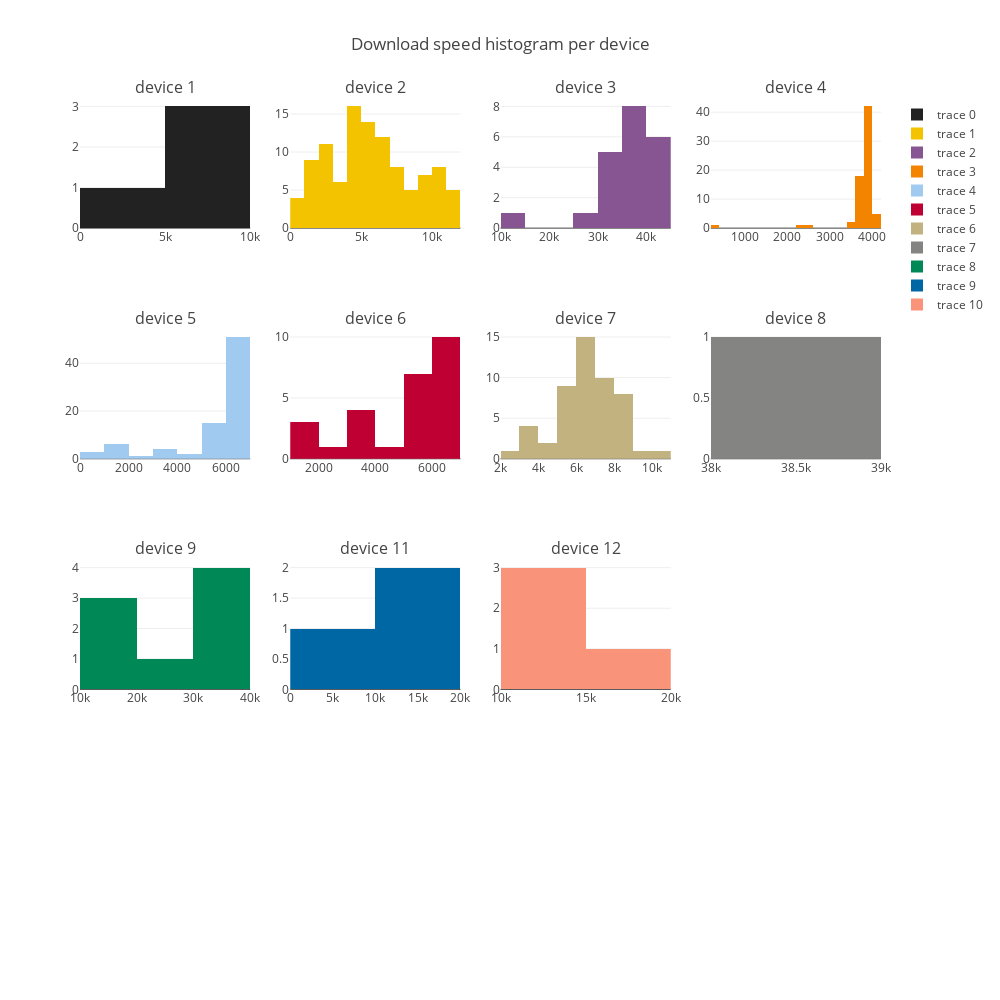

Write notebook code for a chart like this one.
### Markdown cell above
#### Visual tests

### Code cell
num_cols=4
num_rows=4
i=1
j=1
subplot_t = []
for device in device_numbers_d:
    subplot_t.append("device "+str(device))
fig = tools.make_subplots(rows=num_rows, cols=num_cols,subplot_titles=tuple(subplot_t))
for device in device_numbers_d:
    subset=download_df[download_df["SK_PI"]==device]
    trace=go.Histogram(x=subset['DOWNLOAD'],marker=dict(color=colors[device]))
    fig.append_trace(trace, i, j)
    j=j+1
    if j>num_cols:
        j=1
        i=i+1
fig['layout'].update(height=1000, width=1000, title='Download speed histogram per device')
iplot(fig)
#data = [go.Histogram(x=test_data)]
#layout = go.Layout(
#        title='Device '+str(device_number)+ ' download speed',
#        xaxis=dict(title='Download speed (Mbps)')
#    )
#
#fig = go.Figure(data=data, layout=layout)
#iplot(fig)

### Figure 1 — Plotly figure (JSON) as saved in the notebook; plotly's stock layout.template omitted (floating-point values rounded to 4 significant figures)
{"data": [{"marker": {"color": "#222222"}, "type": "histogram", "x": [3226.0, 6124.0, 6226.0, 9667.0], "xaxis": "x1", "yaxis": "y1"}, {"marker": {"color": "#F3C300"}, "type": "histogram", "x": [7731.0, 4721.0, 4506.0, 9984, 4936.0, 4936.0, 2038.0, 9124.0, 11160.0, 4833.0, 7731.0, 11370.0, 10850.0, 1290.0, 10199, 2683.0, 6656, 10199, 6769.0, 9882.0, 8264.0, 6339.0, 5908.0, 10650.0, 11880.0, 7086.0, 5366.0, 3656.0, 5796.0, 9339.0, 5478.0, 5478.0, 2898.0, 10650.0, 10199, 4721.0, 1823.0, 6656, 3543.0, 5478.0, 1608.0, 2253.0, 4291.0, 4618.0, 4403.0, 5151.0, 4403.0, 1075.0, 7086.0, 4188.0, 2038.0, 629, 1393.0, 2796.0, 5048.0, 7086.0, 3860.0, 4188.0, 7731.0, 7619.0, 210, 9021.0, 6769.0, 4291.0, 4506.0, 2038.0, 1608.0, 6011.0, 3860.0, 2365.0, 2365.0, 839, 1290.0, 4188.0, 6769.0, 6124.0, 3441.0, 1720.0, 3543.0, 2253.0, 5796.0, 2796.0, 1393.0, 315, 4936.0, 5908.0, 5796.0, 6011.0, 5478.0, 6656, 5478.0, 8479.0, 10199, 10100.0, 6984.0, 8909.0, 8161.0, 9667.0, 9667.0, 7516.0, 5796.0, 8049.0, 11160.0, 11880.0, 6769.0], "xaxis": "x2", "yaxis": "y2"}, {"marker": {"color": "#875692"}, "type": "histogram", "x": [31030.0, 35530.0, 34510.0, 30620.0, 14540.0, 35230.0, 35640.0, 35120.0, 34816, 35530.0, 35640.0, 35430.0, 31744, 41060.0, 41680.0, 42090.0, 42090.0, 41984, 41160.0, 39220.0, 27340.0], "xaxis": "x3", "yaxis": "y3"}, {"marker": {"color": "#F38400"}, "type": "histogram", "x": [3758.0, 3758.0, 3758.0, 3973.0, 3441.0, 3860.0, 4076.0, 3860.0, 3543.0, 4076.0, 4076.0, 3860.0, 3860.0, 3860.0, 3860.0, 4076.0, 3758.0, 2580.0, 3758.0, 3973.0, 3860.0, 3973.0, 3758.0, 3860.0, 315, 3860.0, 3860.0, 3860.0, 3656.0, 3973.0, 3860.0, 3973.0, 3973.0, 3860.0, 3860.0, 3973.0, 3860.0, 3656.0, 3860.0, 3656.0, 3758.0, 3860.0, 2365.0, 3656.0, 3973.0, 3973.0, 4076.0, 3860.0, 3656.0, 3758.0, 3860.0, 3860.0, 3656.0, 3973.0, 3860.0, 3973.0, 3860.0, 3860.0, 3860.0, 3758.0, 3758.0, 3860.0, 3860.0, 3973.0, 3860.0, 3860.0, 3860.0, 3656.0, 3860.0, 3758.0], "xaxis": "x4", "yaxis": "y4"}, {"marker": {"color": "#A1CAF1"}, "type": "histogram", "x": [5366.0, 5908.0, 5263.0, 6769.0, 5796.0, 6769.0, 5151.0, 6871.0, 6554.0, 6871.0, 6871.0, 6769.0, 6871.0, 6339.0, 3758.0, 6871.0, 5796.0, 5366.0, 5796.0, 6441.0, 6554.0, 5478.0, 6769.0, 6441.0, 5263.0, 6011.0, 6769.0, 6769.0, 6769.0, 6871.0, 6656, 3656.0, 6769.0, 6769.0, 6769.0, 6339.0, 6226.0, 5366.0, 5478.0, 6011.0, 6656, 6339.0, 6769.0, 6769.0, 1823.0, 6124.0, 6769.0, 6339.0, 6124.0, 6011.0, 6769.0, 6441.0, 3758.0, 6226.0, 4291.0, 6656, 6656, 6554.0, 6769.0, 5366.0, 1608.0, 6769.0, 6656, 944, 1823.0, 4403.0, 1393.0, 1393.0, 839, 5693.0, 6769.0, 6656, 1608.0, 5908.0, 6769.0, 6339.0, 6769.0, 210, 3758.0, 6441.0, 2796.0, 6769.0], "xaxis": "x5", "yaxis": "y5"}, {"marker": {"color": "#BE0032"}, "type": "histogram", "x": [3860.0, 6656, 6011.0, 5796.0, 6441.0, 6543.0, 3441.0, 3226.0, 6656, 6011.0, 5796.0, 5693.0, 3758.0, 1823.0, 6656, 6554.0, 4188.0, 2796.0, 5581.0, 1720.0, 5693.0, 6011.0, 5796.0, 6011.0, 1823.0, 5581.0], "xaxis": "x6", "yaxis": "y6"}, {"marker": {"color": "#C2B280"}, "type": "histogram", "x": [7516.0, 8264.0, 9124.0, 6871.0, 7516.0, 8376.0, 4936.0, 8376.0, 5693.0, 3328, 3011.0, 5478.0, 7414.0, 6871.0, 6871.0, 8161.0, 5151.0, 6984.0, 7946.0, 8049.0, 7516.0, 7301.0, 6011.0, 5796.0, 7199.0, 10340.0, 8264.0, 6871.0, 8161.0, 6554.0, 5581.0, 5263.0, 6769.0, 6769.0, 2580.0, 3656.0, 6441.0, 7199.0, 6984.0, 6554.0, 5693.0, 6871.0, 7731.0, 6656, 4833.0, 3441.0, 7516.0, 5796.0, 8591.0, 5263.0, 6656], "xaxis": "x7", "yaxis": "y7"}, {"marker": {"color": "#848482"}, "type": "histogram", "x": [38810.0, 38400], "xaxis": "x8", "yaxis": "y8"}, {"marker": {"color": "#008856"}, "type": "histogram", "x": [30208, 19456, 30620.0, 30310.0, 31744, 29290.0, 18020.0, 14640.0], "xaxis": "x9", "yaxis": "y9"}, {"marker": {"color": "#0067A5"}, "type": "histogram", "x": [12288, 10752, 2253.0], "xaxis": "x10", "yaxis": "y10"}, {"marker": {"color": "#F99379"}, "type": "histogram", "x": [15260.0, 14848, 14230.0, 10650.0], "xaxis": "x11", "yaxis": "y11"}], "layout": {"annotations": [{"font": {"size": 16}, "showarrow": false, "text": "device 1", "x": 0.1062, "xanchor": "center", "xref": "paper", "y": 1, "yanchor": "bottom", "yref": "paper"}, {"font": {"size": 16}, "showarrow": false, "text": "device 2", "x": 0.3688, "xanchor": "center", "xref": "paper", "y": 1, "yanchor": "bottom", "yref": "paper"}, {"font": {"size": 16}, "showarrow": false, "text": "device 3", "x": 0.6313, "xanchor": "center", "xref": "paper", "y": 1, "yanchor": "bottom", "yref": "paper"}, {"font": {"size": 16}, "showarrow": false, "text": "device 4", "x": 0.8938, "xanchor": "center", "xref": "paper", "y": 1, "yanchor": "bottom", "yref": "paper"}, {"font": {"size": 16}, "showarrow": false, "text": "device 5", "x": 0.1062, "xanchor": "center", "xref": "paper", "y": 0.7188, "yanchor": "bottom", "yref": "paper"}, {"font": {"size": 16}, "showarrow": false, "text": "device 6", "x": 0.3688, "xanchor": "center", "xref": "paper", "y": 0.7188, "yanchor": "bottom", "yref": "paper"}, {"font": {"size": 16}, "showarrow": false, "text": "device 7", "x": 0.6313, "xanchor": "center", "xref": "paper", "y": 0.7188, "yanchor": "bottom", "yref": "paper"}, {"font": {"size": 16}, "showarrow": false, "text": "device 8", "x": 0.8938, "xanchor": "center", "xref": "paper", "y": 0.7188, "yanchor": "bottom", "yref": "paper"}, {"font": {"size": 16}, "showarrow": false, "text": "device 9", "x": 0.1062, "xanchor": "center", "xref": "paper", "y": 0.4375, "yanchor": "bottom", "yref": "paper"}, {"font": {"size": 16}, "showarrow": false, "text": "device 11", "x": 0.3688, "xanchor": "center", "xref": "paper", "y": 0.4375, "yanchor": "bottom", "yref": "paper"}, {"font": {"size": 16}, "showarrow": false, "text": "device 12", "x": 0.6313, "xanchor": "center", "xref": "paper", "y": 0.4375, "yanchor": "bottom", "yref": "paper"}], "height": 1000, "title": "Download speed histogram per device", "width": 1000, "xaxis1": {"anchor": "y1", "domain": [0, 0.2125]}, "xaxis10": {"anchor": "y10", "domain": [0.2625, 0.475]}, "xaxis11": {"anchor": "y11", "domain": [0.525, 0.7375]}, "xaxis12": {"anchor": "y12", "domain": [0.7875, 1]}, "xaxis13": {"anchor": "y13", "domain": [0, 0.2125]}, "xaxis14": {"anchor": "y14", "domain": [0.2625, 0.475]}, "xaxis15": {"anchor": "y15", "domain": [0.525, 0.7375]}, "xaxis16": {"anchor": "y16", "domain": [0.7875, 1]}, "xaxis2": {"anchor": "y2", "domain": [0.2625, 0.475]}, "xaxis3": {"anchor": "y3", "domain": [0.525, 0.7375]}, "xaxis4": {"anchor": "y4", "domain": [0.7875, 1]}, "xaxis5": {"anchor": "y5", "domain": [0, 0.2125]}, "xaxis6": {"anchor": "y6", "domain": [0.2625, 0.475]}, "xaxis7": {"anchor": "y7", "domain": [0.525, 0.7375]}, "xaxis8": {"anchor": "y8", "domain": [0.7875, 1]}, "xaxis9": {"anchor": "y9", "domain": [0, 0.2125]}, "yaxis1": {"anchor": "x1", "domain": [0.8438, 1]}, "yaxis10": {"anchor": "x10", "domain": [0.2812, 0.4375]}, "yaxis11": {"anchor": "x11", "domain": [0.2812, 0.4375]}, "yaxis12": {"anchor": "x12", "domain": [0.2812, 0.4375]}, "yaxis13": {"anchor": "x13", "domain": [0, 0.1562]}, "yaxis14": {"anchor": "x14", "domain": [0, 0.1562]}, "yaxis15": {"anchor": "x15", "domain": [0, 0.1562]}, "yaxis16": {"anchor": "x16", "domain": [0, 0.1562]}, "yaxis2": {"anchor": "x2", "domain": [0.8438, 1]}, "yaxis3": {"anchor": "x3", "domain": [0.8438, 1]}, "yaxis4": {"anchor": "x4", "domain": [0.8438, 1]}, "yaxis5": {"anchor": "x5", "domain": [0.5625, 0.7188]}, "yaxis6": {"anchor": "x6", "domain": [0.5625, 0.7188]}, "yaxis7": {"anchor": "x7", "domain": [0.5625, 0.7188]}, "yaxis8": {"anchor": "x8", "domain": [0.5625, 0.7188]}, "yaxis9": {"anchor": "x9", "domain": [0.2812, 0.4375]}}}
